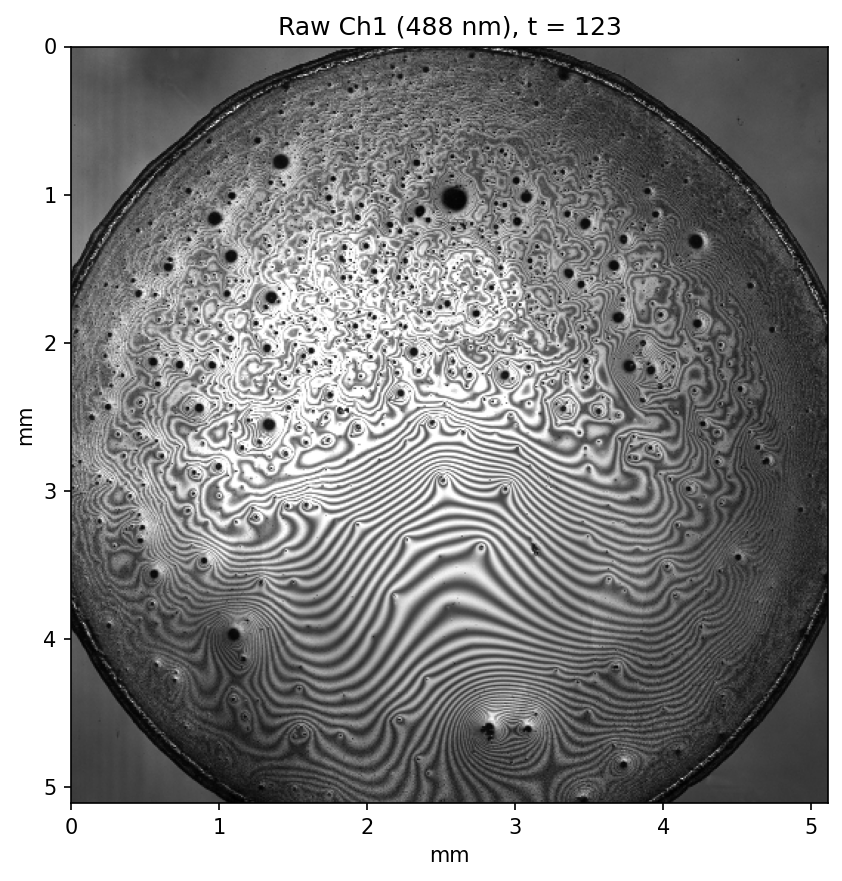
#> input picture images/01_raw_ch1.png, 842 x 881 px
$ python -i defect_analyzer.py   (imports and definitions only)
#> lines starting #> are read from the running program, lines starting #| are printed output that depends on the picture; after the words box and inside, x2 and y2 are one past the last pixel; in counts of white or black regions, pixels touching at a corner belong together
#> further down, picture is the input picture: shape (881, 842); min 0, max 255, mean 142.2
"""
defect_analyzer.py
==================
Detect and characterize dewetting defects (holes, trapped particles,
nucleated dry spots) in near-evaporation RICM frames.

Outputs per-defect morphometry and frame-level summary statistics:
- count, number density (per mm²)
- equivalent-diameter distribution
- area distribution
- nearest-neighbor spacing distribution and its ratio to a random
  (Poisson) expectation  -> tells ordered vs clustered vs random
- radial position distribution (are defects edge- or center-biased?)

Designed for time-series use: run on each frame, concatenate the
per-frame summaries to get dynamics (defect birth rate, coarsening).

A "defect" here = a compact dark feature against the fringe background.
Distinguishing a true dewetting hole from a trapped dust particle is not
possible from morphology alone; both are reported and can be filtered by
size or by darkness contrast downstream.
"""

from dataclasses import dataclass, field
import numpy as np
from scipy import ndimage as ndi
from scipy.spatial import cKDTree


# ---------- masking ----------

def drop_mask(I, thr=20, erode=8):
#> called with thr = 20, erode = 8
    m = ndi.binary_opening(ndi.binary_fill_holes(I > thr), iterations=3)
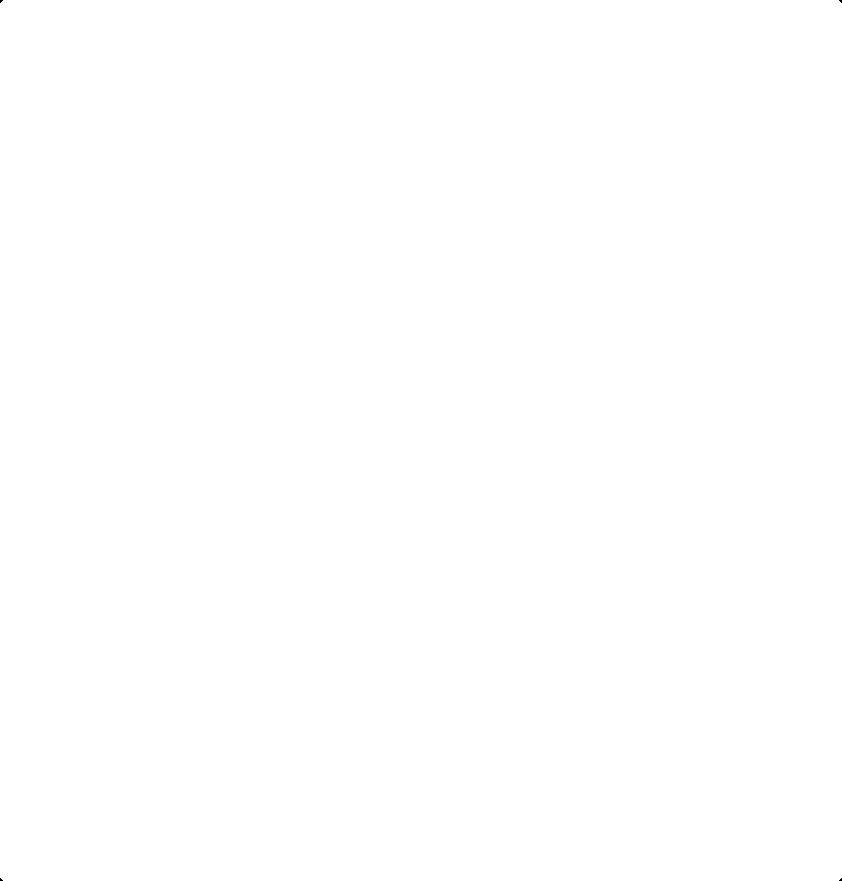
#> m: shape (881, 842) bool; 100% white; 4 black regions (4 under 20 px)
    lbl, nl = ndi.label(m)
#> lbl: shape (881, 842) int32; values 0 (black) and 1 (white), 100% white; 4 black regions (4 under 20 px)
#> nl = 1
    sizes = ndi.sum(m, lbl, range(1, nl + 1))
#> sizes = [741778]
    m = lbl == (np.argmax(sizes) + 1)
    return ndi.binary_erosion(m, iterations=erode)
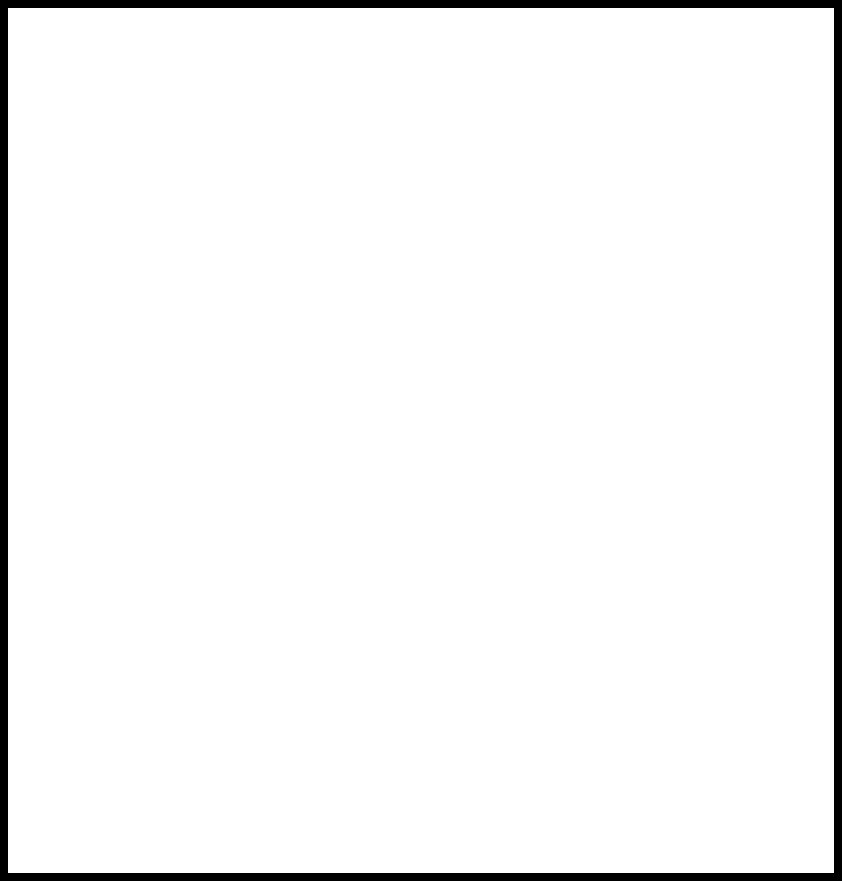
#> returned value: shape (881, 842) bool; 96.3% white; 1 black region, box (x1, y1, x2, y2) and area: (0, 0, 842, 881) 27312


# ---------- detection ----------

# [53 lines left out: function detect_defects, not called in this run]


# ---------- morphometry ----------

@dataclass
class DefectStats:
    n: int
    density_per_mm2: float
    centroids_mm: np.ndarray          # (n, 2) in mm, (x, y)
    equiv_diam_um: np.ndarray         # equivalent circular diameter
    area_um2: np.ndarray
    nn_dist_um: np.ndarray            # nearest-neighbor distance
    nn_ratio: float                   # observed mean NN / random expectation
    radial_pos_norm: np.ndarray       # 0 (center) .. 1 (edge)
    frame_area_mm2: float


# [66 lines left out: functions analyze, summary_row, not called in this run]

>>> import cv2
>>> picture = cv2.imread('images/01_raw_ch1.png', cv2.IMREAD_GRAYSCALE)
>>> result = drop_mask(picture)

$ run again, on images/01_raw_ch2.png
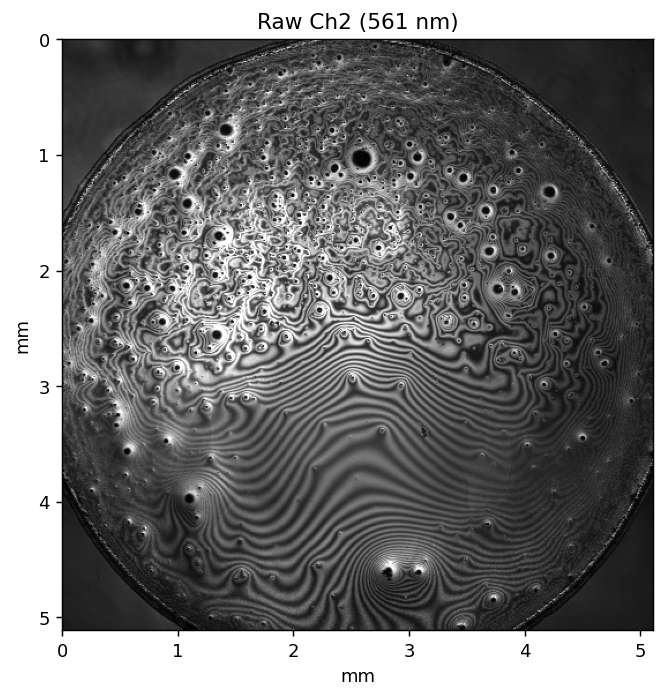
#> input picture images/01_raw_ch2.png, 666 x 699 px
#> picture is the input picture: shape (699, 666); min 0, max 255, mean 120.8
#> m: shape (699, 666) bool; 100% white; 4 black regions (4 under 20 px)
#> lbl: shape (699, 666) int32; values 0 (black) and 1 (white), 100% white; 4 black regions (4 under 20 px)
#> nl = 1
#> sizes = [465510]
#> in drop_mask, `return ndi.binary_erosion(m, iterations=erode)`:
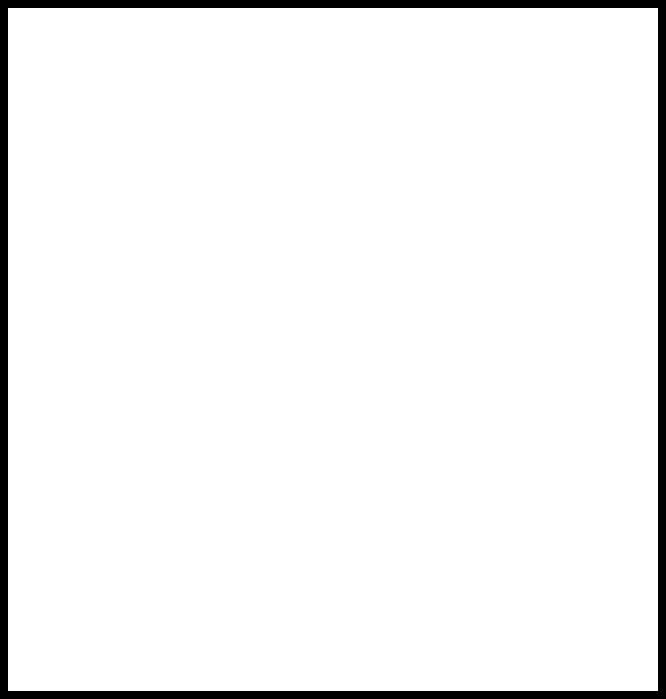
#> returned value: shape (699, 666) bool; 95.4% white; 1 black region, box (x1, y1, x2, y2) and area: (0, 0, 666, 699) 21584
